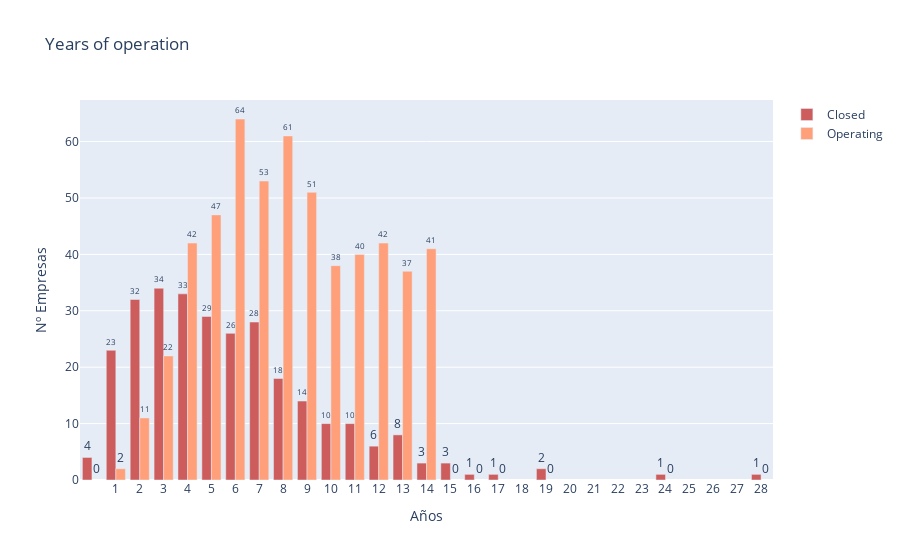

Source (notebook cell):
### Code cell
fig = go.Figure()

x_values = list(range(1, max(age['age'])+1))

fig.add_trace(go.Bar(
    x=age['age'].values,
    y=age['Closed'].values,
    name='Closed',
    marker_color='indianred'))
fig.add_trace(go.Bar(
    x=age['age'].values,
    y=age['Acquired'].values,
    name='Operating',
    marker_color='lightsalmon'
))

adquired_trace = fig.data[0]
adquired_trace.update(text=age['Closed'], texttemplate='%{text:.0f}', textposition='outside')

adquired_trace = fig.data[1]
adquired_trace.update(text=age['Acquired'], texttemplate='%{text:.0f}', textposition='outside')

fig.update_layout(title_text='Years of operation',barmode='group',xaxis=dict(tickmode='array', tickvals=x_values))
fig.update_xaxes(title = 'Años')
fig.update_yaxes(title = 'Nº Empresas')
#fig.update_traces(text=age['iD'], texttemplate='%{text:.0f}', textposition='outside')

fig.show()

#fig.write_html("Graficos/Yearsofoperations.html")

### Figure 1 — Plotly figure (JSON) as saved in the notebook; plotly's stock layout.template omitted (floating-point values rounded to 4 significant figures)
{"data": [{"marker": {"color": "indianred"}, "name": "Closed", "text": [4, 23, 32, 34, 33, 29, 26, 28, 18, 14, 10, 10, 6, 8, 3, 3, 1, 1, 2, 1, 1], "textposition": "outside", "texttemplate": "%{text:.0f}", "type": "bar", "x": [0, 1, 2, 3, 4, 5, 6, 7, 8, 9, 10, 11, 12, 13, 14, 15, 16, 17, 19, 24, 28], "y": [4, 23, 32, 34, 33, 29, 26, 28, 18, 14, 10, 10, 6, 8, 3, 3, 1, 1, 2, 1, 1]}, {"marker": {"color": "lightsalmon"}, "name": "Operating", "text": [null, 2, 11, 22, 42, 47, 64, 53, 61, 51, 38, 40, 42, 37, 41, null, null, null, null, null, null], "textposition": "outside", "texttemplate": "%{text:.0f}", "type": "bar", "x": [0, 1, 2, 3, 4, 5, 6, 7, 8, 9, 10, 11, 12, 13, 14, 15, 16, 17, 19, 24, 28], "y": [null, 2, 11, 22, 42, 47, 64, 53, 61, 51, 38, 40, 42, 37, 41, null, null, null, null, null, null]}], "layout": {"barmode": "group", "title": {"text": "Years of operation"}, "xaxis": {"tickmode": "array", "tickvals": [1, 2, 3, 4, 5, 6, 7, 8, 9, 10, 11, 12, 13, 14, 15, 16, 17, 18, 19, 20, 21, 22, 23, 24, 25, 26, 27, 28], "title": {"text": "Años"}}, "yaxis": {"title": {"text": "Nº Empresas"}}}}
